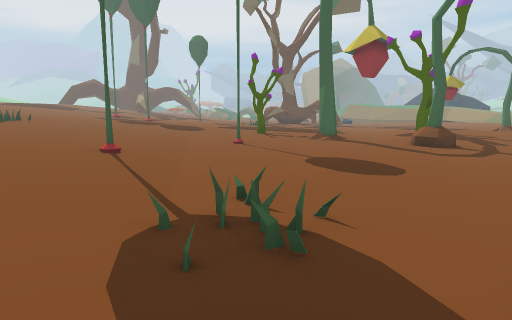
[1] (above)

24 first-person views from a walk through a Unity game level. The camera is 1.3 m above the floor, tilts 8° down and sees 70° across. The floor is counted in squares, 1 m on a side. Each view is taken from the middle of a square. On the plan, view 1 faces up. The plan holds only what a view shows up to about 15 squares ahead; the rest is blank. The place goes on beyond the plan. The player character is not drawn. Some animated figures are not drawn. Some surface patterns are stand-ins.

[2]
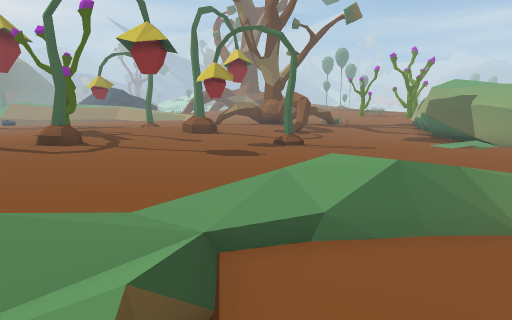

[3]
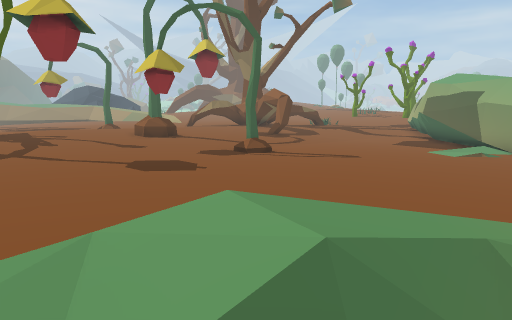

[4]
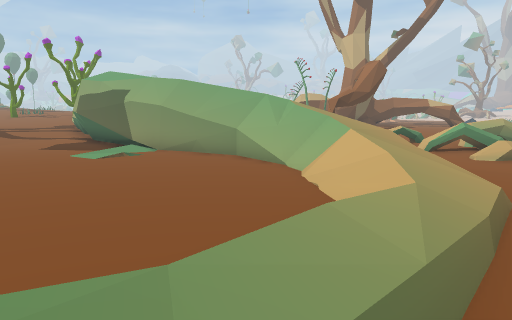

[5]
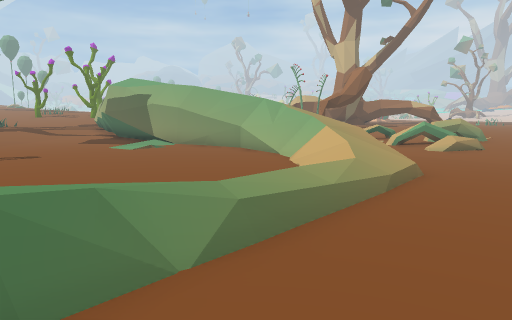

[6]
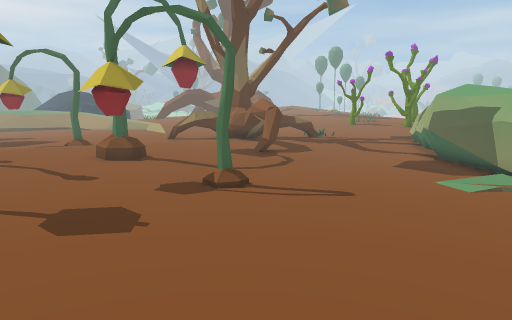

[7]
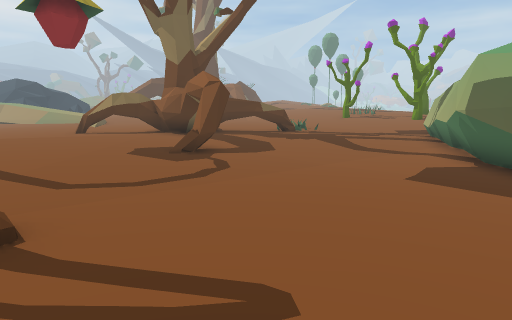

[8]
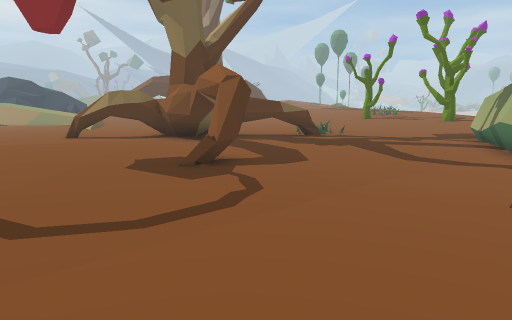

[9]
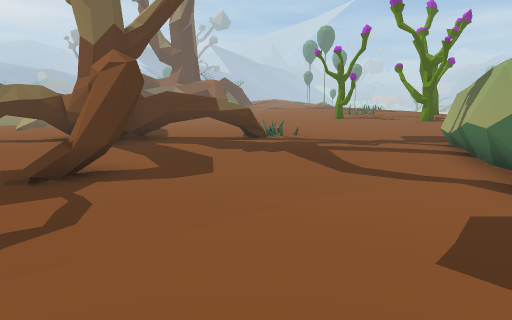

[10]
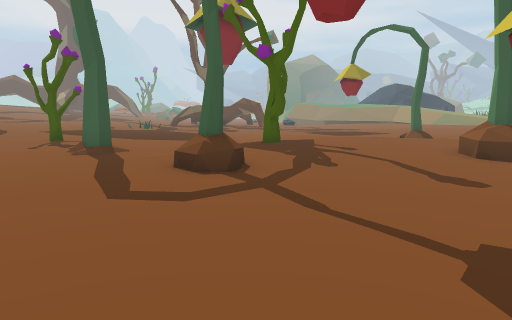

[11]
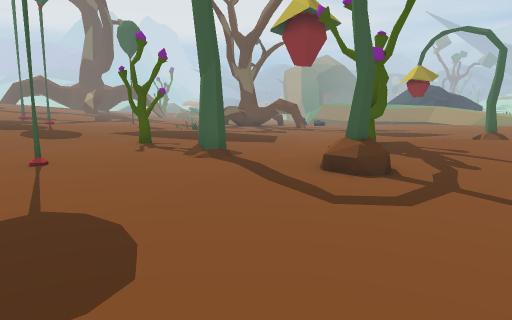

[12]
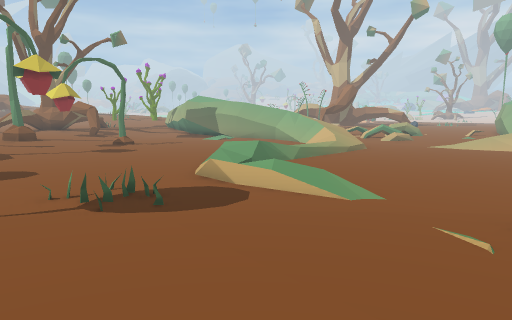

[13]
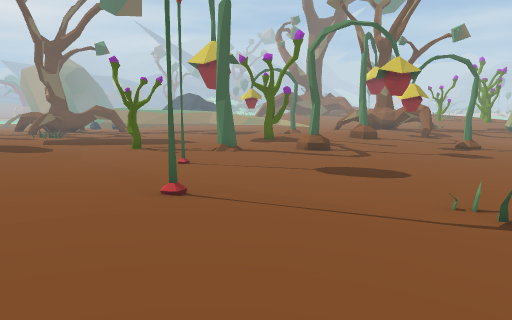

[14]
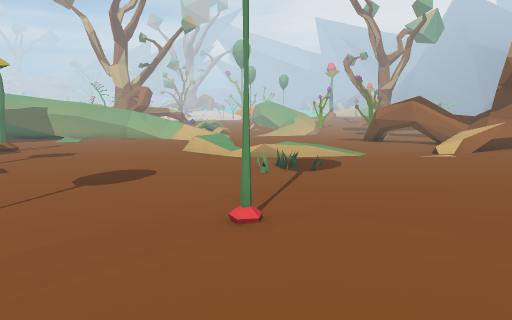

[15]
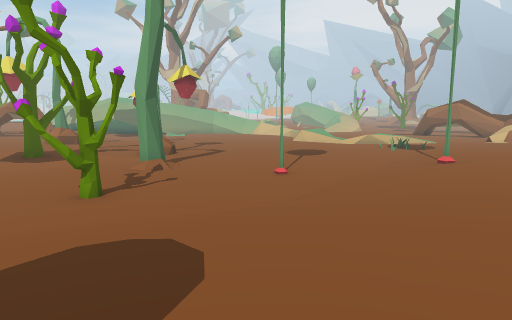

[16]
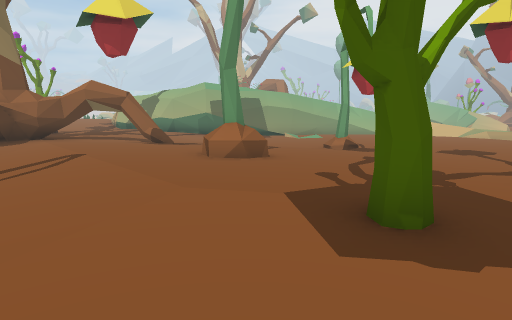

[17]
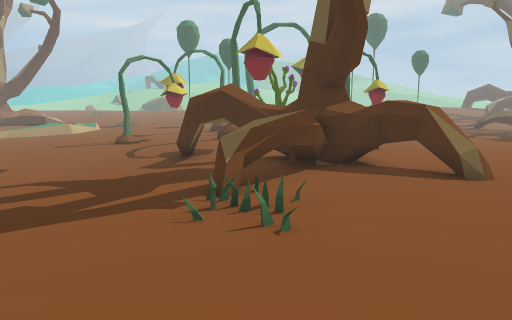

[18]
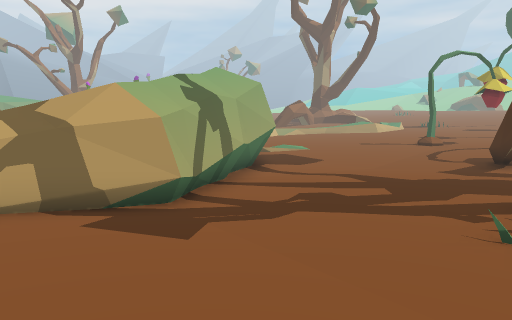

[19]
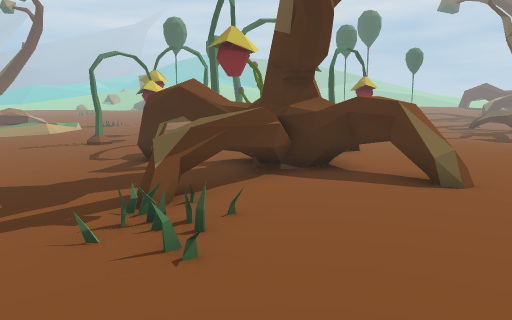

[20]
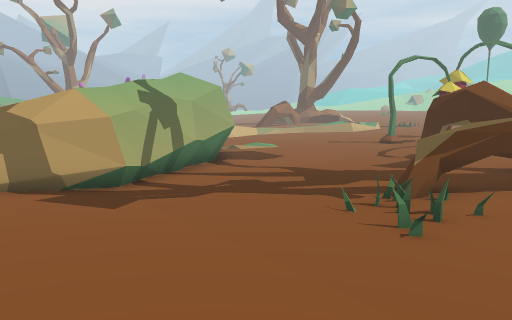

[21]
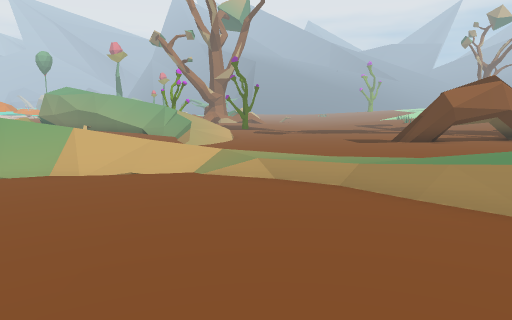

[22]
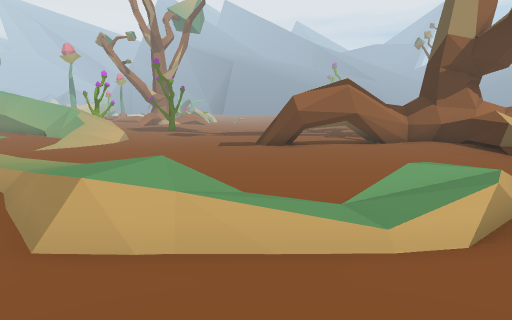

[23]
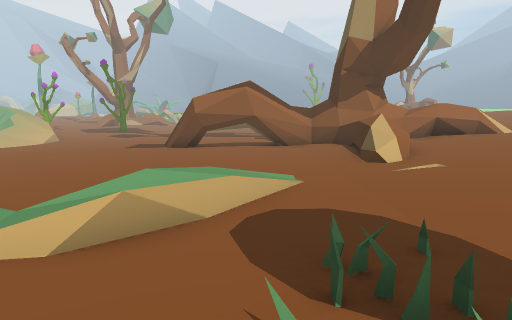

[24]
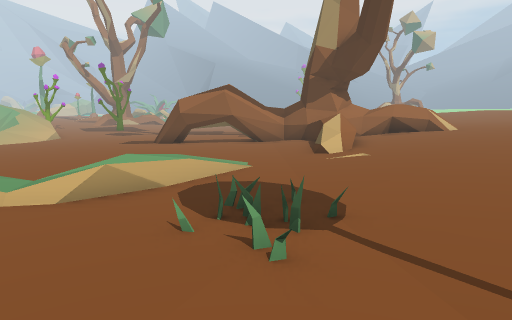

### Floor plan
Key: @ floor where view 1 was taken; # wall or solid block; x gap in a wall; . main floor; : floor 0.25 m higher than the main floor; - floor 0.25 m lower than the main floor; + floor 0.5 m higher than the main floor; _ floor 0.5 m lower than the main floor; / step, stairs or slope; = window, fence, low wall or low ledge; ^ raised ledge; v drop or lower ground; T thing the floor can be seen under or through; O other object.
Columns run from 7 left of view 1 to 32 right of it. Each row starts with its distance up from view 1.
 20 ++++::::.........   O ......:::=::
 19  +++::::........::::.....==:::TT=::
 18  ++::::::......::::::::...##^^T::::::
 17  ++::::O:......:::::::::::.###T::::::: :
 16  +::::::::....:O::::::::::::##^^::...::
 15 ++:::.....:..:::::::::.....##..^=.O..:::
 14 ++:::.....:......../O......##...=....::
 13 ++:::.#......O............###.........:
 12 +++::........O............=--.........::
 11 +++::...................------........::
 10 +++::............. ...----------....=.:
  9 ++++#..............--------__----.##/==
  8  +++::.............-O------___--##/////
  7  +++::............---------___##///
  6  ++:::...........----------___#// x
  5  ++:::...........---------___#//
  4  ++:::.O........----------/=#//
  3 + +:::.........----------/_v//
  2   +:::....+::++-----------_#//
  1 + +::...//:..++:---------__//
  0  ++::..@//...-/+.-------__=//
 -1  +:::...//...--::.-----__=//
 -2 ++:::.......----..//-_/////
 -3 ++:::+.....------//////////=
 -4 ++::/=....--------/////// =
 -5 ++::/=...----------_////=
 -6 +:://....----------______
 -7 +::=/...----------_________=
 -8 ===v/=.--##------________._=_
 -9 ^^^#########----_________. ==

Positions as (right, up) in squares from view 1, and headings:
1: (0, 0), facing up
2: (2, -1), facing up-right
3: (5, 0), facing up-right
4: (7, -1), facing right
5: (4, -1), facing right
6: (7, 1), facing up-right
7: (13, 4), facing up-right
8: (14, 6), facing up-right
9: (17, 6), facing up-right
10: (7, 5), facing up
11: (4, 5), facing up
12: (-7, 1), facing right
13: (-7, 3), facing up-right
14: (-7, 12), facing down-right
15: (-7, 20), facing down-right
16: (6, 20), facing down-right
17: (32, 15), facing left
18: (32, 15), facing down-left
19: (31, 16), facing left
20: (32, 17), facing down-left
21: (11, 6), facing down
22: (5, 6), facing down
23: (1, 6), facing down
24: (0, 8), facing down
